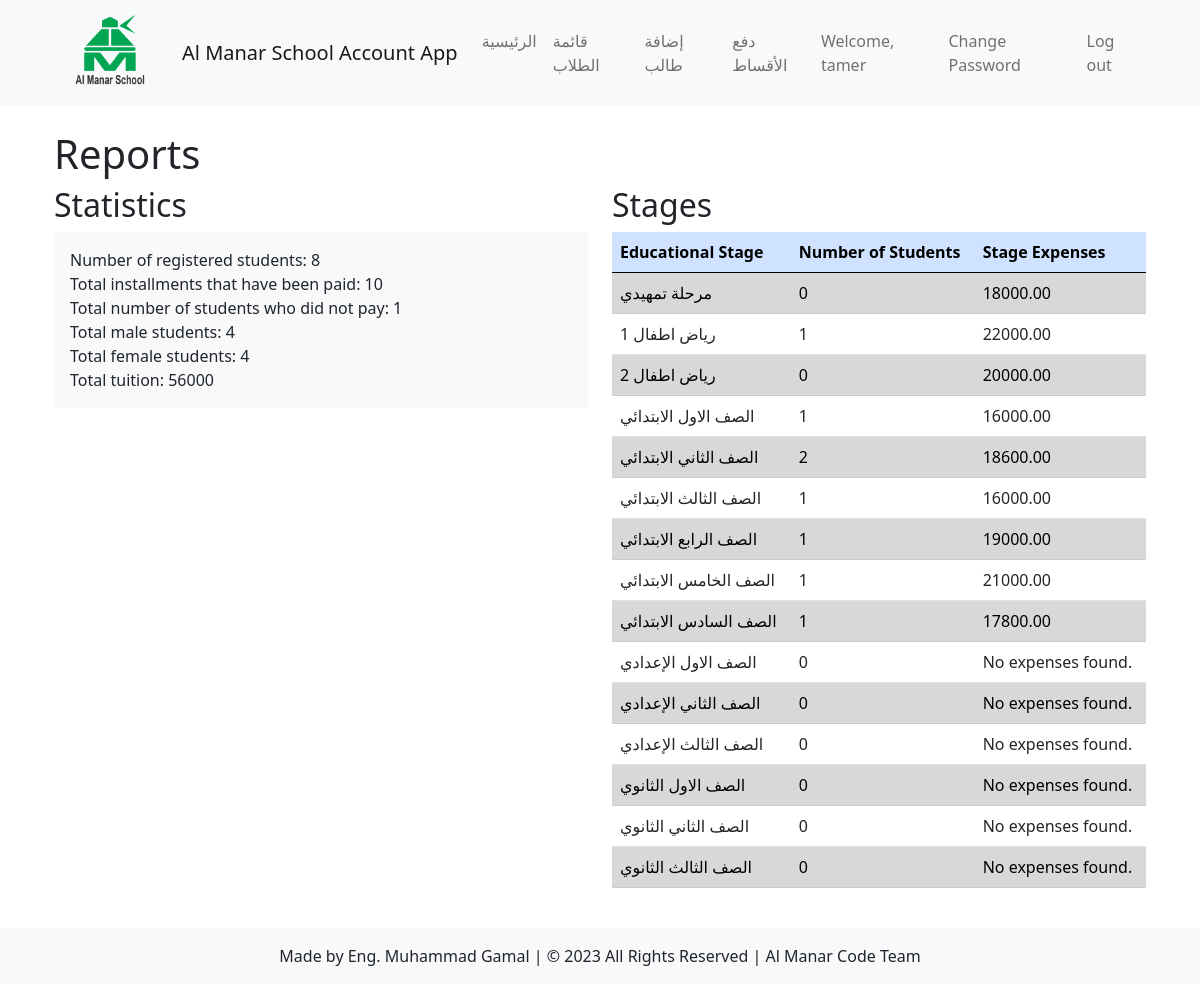
Page /students/report/ (signed in) on the committed database.
### account/models.py (models this page shows)
class User(AbstractUser):
    username = models.CharField(max_length=150, unique=True)  # Add the username field
    date_of_enrollment = models.DateField(null=True, blank=True)
    national_id = models.CharField(max_length=20, null=True, blank=True)
    department = models.CharField(max_length=20, choices=[
        ('accounts', 'Accounts'),
        ('student_affairs', 'Student Affairs'),
        ('administration', 'Administration')
    ])
    USERNAME_FIELD = 'username'
    objects = CustomUserManager()
    class Meta:
        permissions = [
            ('can_view_reports', 'Can view all reports'),
            ('can_edit_employee', 'Can edit employee profile'),
            ('can_add_student', 'Can add new student'),
            ('can_edit_student', 'Can edit student profile'),
            ('can_add_expense', 'Can add new expense'),
            ('can_pay_installment', 'Can pay student installment')
        ]

### students/models.py (models this page shows, shortened)
class Classroom(models.Model):
    CLASS_CHOICES = (
        ('', 'اختار المرحلة التعليمية'),
        ('BC', 'مرحلة تمهيدي'),
        ('KG1', 'رياض أطفال 1'),
        ('KG2', 'رياض أطفال 2'),
        ('Prim1', 'الصف الأول الابتدائي'),
        ('Prim2', 'الصف الثاني الابتدائي'),
        ('Prim3', 'الصف الثالث الابتدائي'),
        ('Prim4', 'الصف الرابع الابتدائي'),
        ('Prim5', 'الصف الخامس الابتدائي'),
        ('Prim6', 'الصف السادس الابتدائي'),
        ('Prep7', 'الصف الأول الإعدادي'),
        ('Prep8', 'الصف الثاني الإعدادي'),
        ('Prep9', 'الصف الثالث الإعدادي'),
        ('Sec1', 'الصف الأول الثانوي'),
        ('Sec2', 'الصف الثاني الثانوي'),
        ('Sec3', 'الصف الثالث الثانوي'),
    )
    name = models.CharField(max_length=100, default='Default Classroom Name', null=True)
    stage = models.CharField(max_length=50, choices=CLASS_CHOICES, default='default_value', null=True)
    educational_stage = models.ForeignKey(EducationalStage, on_delete=models.CASCADE)
    fee_per_student = models.DecimalField(max_digits=8, decimal_places=2, default=0)

class Expense(models.Model):
    classroom = models.ForeignKey(Classroom, related_name='classroom_expenses', on_delete=models.CASCADE, null=True)
    expense_type = models.CharField(max_length=50)
    amount = models.DecimalField(max_digits=8, decimal_places=2)
    date = models.DateField()
    total_owed = models.DecimalField(max_digits=8, decimal_places=2, default=0)

### students/views.py (the view)
# urls.py: path('report/', include(report_urls)),
@never_cache
@login_required
def report(request):
    registered_students = Student.objects.count()
    total_paid_installments = Tuition.objects.filter(paid=True).count()
    total_unpaid_students = Student.objects.exclude(tuitions__paid=True).count()
    total_male_students = Student.objects.filter(gender='M').count()
    total_female_students = Student.objects.filter(gender='F').count()
    stages = Classroom.objects.all()
    stage_stats = []
    for stage in stages:
        stage_students = Student.objects.filter(classroom=stage)
        total_stage_students = stage_students.count()
        paid_stage_tuitions = Tuition.objects.filter(student__in=stage_students, paid=True).aggregate(Sum('amount_tuition'))['amount_tuition__sum'] or 0
        unpaid_stage_students = stage_students.exclude(tuitions__paid=True).count()
        male_stage_students = stage_students.filter(gender='M').count()
        female_stage_students = stage_students.filter(gender='F').count()
        expenses = Expense.objects.filter(classroom=stage)
        stage_stats.append({
            'stage': stage,
            'total_stage_students': total_stage_students,
            'paid_stage_tuitions': paid_stage_tuitions,
            'unpaid_stage_students': unpaid_stage_students,
            'male_stage_students': male_stage_students,
            'female_stage_students': female_stage_students,
            'expenses': expenses,
        })
    total_tuitions = Tuition.objects.aggregate(Sum('amount_tuition'))['amount_tuition__sum'] or 0
    total_paid_students = Student.objects.filter(tuitions__paid=True).count()
    total_unpaid_tuitions = Tuition.objects.filter(paid=False).aggregate(Sum('amount_tuition'))['amount_tuition__sum'] or 0
    context = {
        'registered_students': registered_students,
        'total_paid_installments': total_paid_installments,
        'total_unpaid_students': total_unpaid_students,
        'total_male_students': total_male_students,
        'total_female_students': total_female_students,
        'stage_stats': stage_stats,
        'total_tuitions': total_tuitions,
        'total_paid_students': total_paid_students,
        'total_unpaid_tuitions': total_unpaid_tuitions,
    }
    return render(request, 'students/report.html', context)

### students/templates/students/report.html (shortened to what this page needs)
{% extends 'students/base.html' %}
{% block content %}
    <h1>Reports</h1>
    <div class="row">
        <div class="col-md-6">
            <h2>Statistics</h2>
            <div class="bg-light p-3 mb-3">
                <p class="mb-0">Number of registered students: {{ registered_students }}</p>
                <p class="mb-0">Total installments that have been paid: {{ total_paid_installments }}</p>
                <p class="mb-0">Total number of students who did not pay: {{ total_unpaid_students }}</p>
                <p class="mb-0">Total male students: {{ total_male_students }}</p>
                <p class="mb-0">Total female students: {{ total_female_students }}</p>
                <p class="mb-0">Total tuition: {{ total_tuitions }}</p>
            </div>
        </div>
        <div class="col-md-6">
            <h2>Stages</h2>
            <div class="table-responsive">
                <table class="table table-striped">
                    <thead class="table-primary">
                        <tr>
                            <th>Educational Stage</th>
                            <th>Number of Students</th>
                            <th>Stage Expenses</th>
                        </tr>
                    </thead>
                    <tbody>
                        {% for stage_stat in stage_stats %}
                            <tr class="{% cycle 'table-secondary' 'table-white' %}">
                                <td>{{ stage_stat.stage.name }}</td>
                                <td>{{ stage_stat.total_stage_students }}</td>
                                <td>
                                    {% for expense in stage_stat.expenses %}
                                        {{ expense.amount }}
                                    {% empty %}
                                        No expenses found.
                                    {% endfor %}
                                </td>
                            </tr>
                        {% endfor %}
                    </tbody>
                </table>
            </div>
        </div>
    </div>
{% endblock %}

### students/templates/students/base.html (shortened to what this page needs)
{% load static %}
{% load crispy_forms_tags %}
<!DOCTYPE html>
<html lang="en">
<head>
<link rel="stylesheet" href="{% static 'css/bootstrap.css' %}">
<link rel="stylesheet" href="{% static 'css/bootstrap.min.css' %}">
<link rel="stylesheet" href="{% static 'css/bootstrap.rtl.css' %}">
<link rel="stylesheet" href="{% static 'css/bootstrap.rtl.min.css' %}">
<link rel="stylesheet" href="{% static 'css/bootstrap-grid.css' %}">
<link rel="stylesheet" href="{% static 'css/bootstrap-grid.min.css' %}">
<link rel="stylesheet" href="{% static 'css/bootstrap-grid.rtl.css' %}">
<link rel="stylesheet" href="{% static 'css/bootstrap-grid.rtl.min.css' %}">
<link rel="stylesheet" href="{% static 'css/bootstrap-reboot.css' %}">
<link rel="stylesheet" href="{% static 'css/bootstrap-reboot.min.css' %}">
<link rel="stylesheet" href="{% static 'css/bootstrap-reboot.rtl.css' %}">
<link rel="stylesheet" href="{% static 'css/bootstrap-reboot.rtl.min.css' %}">
<link rel="stylesheet" href="{% static 'css/bootstrap-utilities.css' %}">
<link rel="stylesheet" href="{% static 'css/bootstrap-utilities.min.css' %}">
<link rel="stylesheet" href="{% static 'css/bootstrap-utilities.rtl.css' %}">
<link rel="stylesheet" href="{% static 'css/bootstrap-utilities.rtl.min.css' %}">
<link rel="stylesheet" href="{% static 'css/style.css' %}">
<link rel="stylesheet" href="https://use.fontawesome.com/releases/v5.15.3/css/all.css">
<link rel="stylesheet" href="https://cdn.jsdelivr.net/npm/bootstrap-icons%401.5.0/font/bootstrap-icons.css">
<link rel="stylesheet" href="https://cdnjs.cloudflare.com/ajax/libs/twitter-bootstrap/5.0.2/css/bootstrap.min.css" />
</head>
<body>
  <nav class="navbar navbar-expand-lg navbar-light bg-light">
    <div class="container">
      <a class="navbar-brand" href="#">
        <img src="{% static 'img/logo.png' %}" alt="Logo" width="80">
      </a>
      <a class="navbar-brand" href="#">Al Manar School Account App</a>
      <div class="collapse navbar-collapse" id="navbarNav">
        <ul class="navbar-nav me-auto">
          <li class="nav-item">
            <a class="nav-link {% if request.resolver_match.url_name == 'home' %}active{% endif %}" href="{% url 'students:home' %}">الرئيسية</a>
          </li>
          <li class="nav-item">
            <a class="nav-link {% if request.resolver_match.url_name == 'student_list' %}active{% endif %}" href="{% url 'students:student_list' %}">قائمة الطلاب</a>
          </li>
          <li class="nav-item">
            <a class="nav-link {% if request.resolver_match.url_name == 'add_student' %}active{% endif %}" href="{% url 'students:add_student' %}">إضافة طالب</a>
          </li>
          <li class="nav-item">
            <a class="nav-link {% if request.resolver_match.url_name == 'search_student' %}active{% endif %}" href="{% url 'students:search_student' %}">دفع الأقساط</a>
          </li>
        </ul>
        <ul class="navbar-nav">
          {% if user.is_authenticated %}
            <li class="nav-item">
              <a class="nav-link" href="{% url 'account:view_profile' %}">Welcome, {{ user.username }}</a>
            </li>
            <li class="nav-item">
              <a class="nav-link" href="{% url 'account:change_password' %}">Change Password</a>
            </li>
            <li class="nav-item">
              <a class="nav-link" href="{% url 'logout' %}">Log out</a>
            </li>
          {% endif %}
        </ul>
      </div>
    </div>
  </nav>
<div class="container py-4">
    {% block content %}
    {% endblock %}
</div>
<footer class="bg-light text-center py-3">
  Made by Eng. Muhammad Gamal | © 2023 All Rights Reserved | Al Manar Code Team
</footer>
</body>
</html>

### rows in the picture
User: username "tamer"
Classroom: stage.name "مرحلة تمهيدي", total_stage_students "0"
Expense: amount "18000.00"
Classroom: stage.name "رياض اطفال 1", total_stage_students "1"
Expense: amount "22000.00"
Classroom: stage.name "رياض اطفال 2", total_stage_students "0"
Expense: amount "20000.00"
Classroom: stage.name "الصف الاول الابتدائي", total_stage_students "1"
Expense: amount "16000.00"
Classroom: stage.name "الصف الثاني الابتدائي", total_stage_students "2"
Expense: amount "18600.00"
Classroom: stage.name "الصف الثالث الابتدائي", total_stage_students "1"
Expense: amount "16000.00"
Classroom: stage.name "الصف الرابع الابتدائي", total_stage_students "1"
Expense: amount "19000.00"
Classroom: stage.name "الصف الخامس الابتدائي", total_stage_students "1"
Expense: amount "21000.00"
Classroom: stage.name "الصف السادس الابتدائي", total_stage_students "1"
Expense: amount "17800.00"
Classroom: stage.name "الصف الاول الإعدادي", total_stage_students "0"
Classroom: stage.name "الصف الثاني الإعدادي", total_stage_students "0"
Classroom: stage.name "الصف الثالث الإعدادي", total_stage_students "0"
Classroom: stage.name "الصف الاول الثانوي", total_stage_students "0"
Classroom: stage.name "الصف الثاني الثانوي", total_stage_students "0"
Classroom: stage.name "الصف الثالث الثانوي", total_stage_students "0"

### other values in the picture
{{ registered_students }} "8"
{{ total_paid_installments }} "10"
{{ total_unpaid_students }} "1"
{{ total_male_students }} "4"
{{ total_female_students }} "4"
{{ total_tuitions }} "56000"
